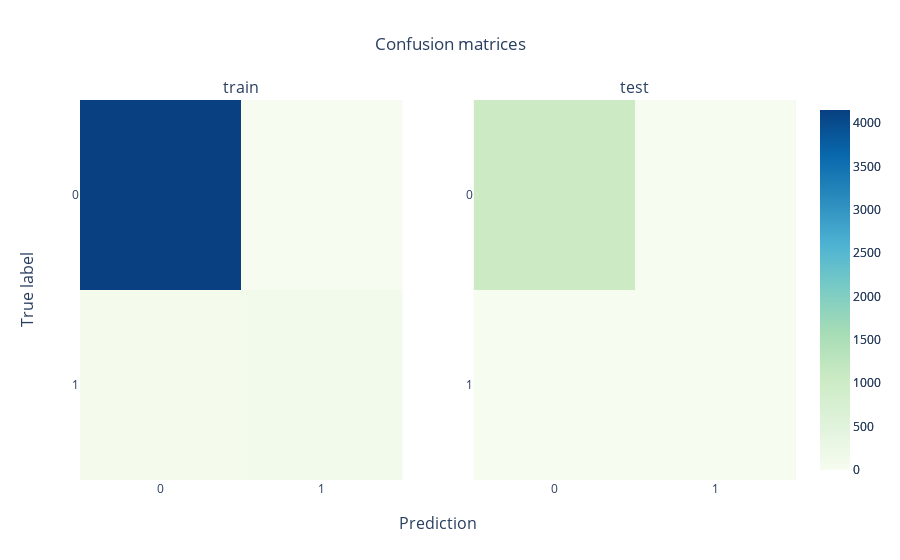

The code cell stored with this chart in its notebook:
### Markdown cell above
Matrice de Confusion

### Code cell
# Visualize confusion matrices
from plotly.subplots import make_subplots
cm_train = confusion_matrix(y_train, Y_train_pred)
cm_test = confusion_matrix(y_test, Y_test_pred)

fig = make_subplots(rows = 1, cols = 2, subplot_titles = ("train", "test"), 
                    x_title = 'Prediction', y_title = 'True label')
fig.update_layout(
        title = go.layout.Title(text = "Confusion matrices", x = 0.5))
fig.update_yaxes(autorange='reversed')
fig.add_trace(
    go.Heatmap(
        name = 'train',
        x = ['0', '1'], 
        y = ['0', '1'], 
        z = cm_train,
        colorscale = 'gnbu',
        zmin = 0,
        zmax = max(cm_train.max(), cm_test.max())
    ),
    row = 1,
    col = 1
)  
fig.add_trace(
    go.Heatmap(
        name = 'test',
        x = ['0', '1'], 
        y = ['0', '1'], 
        z = cm_test,
        colorscale = 'gnbu',
        zmin = 0,
        zmax = max(cm_train.max(), cm_test.max())
    ),
    row = 1,
    col = 2
)

### Figure 1 — Plotly figure (JSON) as saved in the notebook; plotly's stock layout.template omitted (floating-point values rounded to 4 significant figures)
{"data": [{"colorscale": [[0, "rgb(247,252,240)"], [0.125, "rgb(224,243,219)"], [0.25, "rgb(204,235,197)"], [0.375, "rgb(168,221,181)"], [0.5, "rgb(123,204,196)"], [0.625, "rgb(78,179,211)"], [0.75, "rgb(43,140,190)"], [0.875, "rgb(8,104,172)"], [1, "rgb(8,64,129)"]], "name": "train", "type": "heatmap", "x": ["0", "1"], "xaxis": "x", "y": ["0", "1"], "yaxis": "y", "z": [[4150, 8], [65, 105]], "zmax": 4150, "zmin": 0}, {"colorscale": [[0, "rgb(247,252,240)"], [0.125, "rgb(224,243,219)"], [0.25, "rgb(204,235,197)"], [0.375, "rgb(168,221,181)"], [0.5, "rgb(123,204,196)"], [0.625, "rgb(78,179,211)"], [0.75, "rgb(43,140,190)"], [0.875, "rgb(8,104,172)"], [1, "rgb(8,64,129)"]], "name": "test", "type": "heatmap", "x": ["0", "1"], "xaxis": "x2", "y": ["0", "1"], "yaxis": "y2", "z": [[1034, 6], [26, 16]], "zmax": 4150, "zmin": 0}], "layout": {"annotations": [{"font": {"size": 16}, "showarrow": false, "text": "train", "x": 0.225, "xanchor": "center", "xref": "paper", "y": 1, "yanchor": "bottom", "yref": "paper"}, {"font": {"size": 16}, "showarrow": false, "text": "test", "x": 0.775, "xanchor": "center", "xref": "paper", "y": 1, "yanchor": "bottom", "yref": "paper"}, {"font": {"size": 16}, "showarrow": false, "text": "Prediction", "x": 0.5, "xanchor": "center", "xref": "paper", "y": 0, "yanchor": "top", "yref": "paper", "yshift": -30}, {"font": {"size": 16}, "showarrow": false, "text": "True label", "textangle": -90, "x": 0, "xanchor": "right", "xref": "paper", "xshift": -40, "y": 0.5, "yanchor": "middle", "yref": "paper"}], "title": {"text": "Confusion matrices", "x": 0.5}, "xaxis": {"anchor": "y", "domain": [0, 0.45]}, "xaxis2": {"anchor": "y2", "domain": [0.55, 1]}, "yaxis": {"anchor": "x", "autorange": "reversed", "domain": [0, 1]}, "yaxis2": {"anchor": "x2", "autorange": "reversed", "domain": [0, 1]}}}
